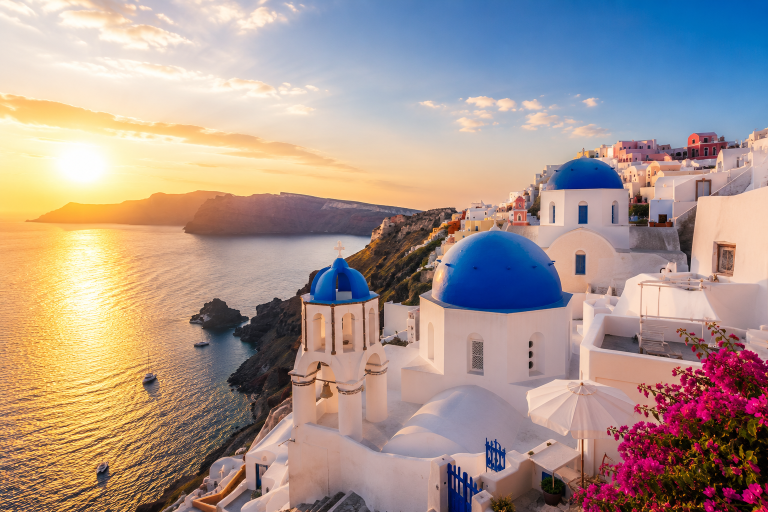
#> input picture sadaf-crm/sadaf-landing/src/assets/hero-santorini.png, 1536 x 1024 px (shown at 1/2 size)
$ python build_wallpapers.py ../../sadaf-landing/src/assets/hero-santorini.png 5
#> lines starting #> are read from the running program, lines starting #| are printed output that depends on the picture
#!/usr/bin/env python3
"""
Fon rasmlarini tayyorlash skripti.

Ishlatilishi:
    python3 scripts/build_wallpapers.py <manba_rasm> <slot_raqami>

Masalan:
    python3 scripts/build_wallpapers.py ~/Downloads/beach.jpg 1

Skript rasmni 16:9 ga kesadi va public/wallpapers/ ichiga
4 xil o'lchamda saqlaydi: wp-01-640.jpg, wp-01-1280.jpg,
wp-01-1920.jpg, wp-01-2560.jpg

Talab: pip install pillow
Tavsiya: manba rasm kamida 1920px kenglikda bo'lsin (16:9 kesilgandan keyin).
"""

import sys
import os
from PIL import Image, ImageFilter

WIDTHS = [640, 1280, 1920, 2560]
OUT_DIR = os.path.join(os.path.dirname(__file__), '..', 'public', 'wallpapers')
TARGET_RATIO = 16 / 9


def crop_16x9(im, vertical_focus=0.40):
    """Markazdan 16:9 kesadi. vertical_focus: 0 = tepa, 1 = past."""
    w, h = im.size
    if w / h > TARGET_RATIO:
        nw = int(h * TARGET_RATIO)
        left = (w - nw) // 2
        return im.crop((left, 0, left + nw, h))
    nh = int(w / TARGET_RATIO)
    top = int((h - nh) * vertical_focus)
    return im.crop((0, top, w, top + nh))


def resize_to(im, width):
    """Kichraytirish — to'g'ridan-to'g'ri Lanczos (sifat yo'qolmaydi).
    Kattalashtirish — bosqichma-bosqich + yengil unsharp."""
    height = round(width * 9 / 16)
    if im.width >= width:
        return im.resize((width, height), Image.LANCZOS)

    out = im
    while out.width * 2 <= width:
        out = out.resize((out.width * 2, out.height * 2), Image.LANCZOS)
        out = out.filter(ImageFilter.UnsharpMask(radius=1.3, percent=50, threshold=4))
    return out.resize((width, height), Image.LANCZOS)


def build(src_path, slot):
#> called with slot = 5
    im = Image.open(src_path).convert('RGB')
#> im is the input picture: PIL image 1536x1024 RGB; mean R, G, B 169.1, 150.2, 142.3
    src_w = im.size[0]
#> src_w = 1536
    im = crop_16x9(im)
#> in crop_16x9, `return im.crop((0, top, w, top + nh))`:
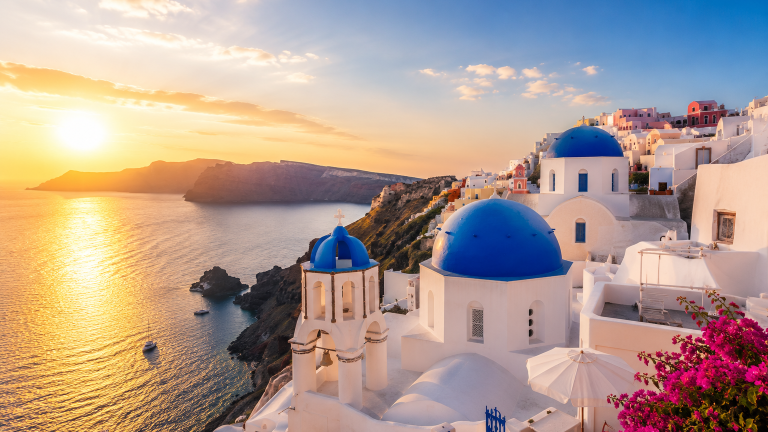
#> returned value: PIL image 1536x864 RGB (shown at 1/2 size); mean R, G, B 177.3, 156.5, 145.5

    os.makedirs(OUT_DIR, exist_ok=True)
    for w in WIDTHS:
        out = resize_to(im, w)
        quality = 82 if w <= 640 else (88 if w <= 1280 else 90)
        path = os.path.join(OUT_DIR, f'wp-{slot:02d}-{w}.jpg')
        out.save(path, quality=quality, subsampling=0, optimize=True, progressive=True)
#> this loop made 4 passes
#> pass 1, in build, `out = resize_to(im, w)`:
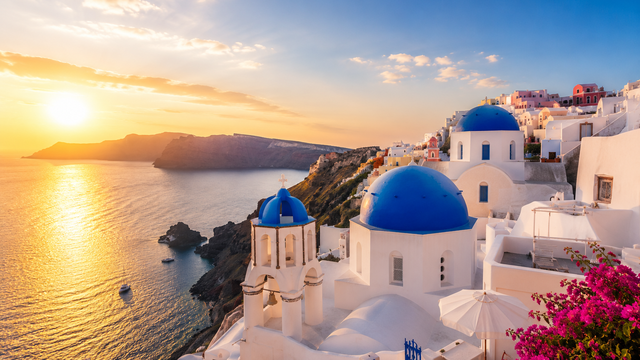
#> out: PIL image 640x360 RGB; mean R, G, B 177.3, 156.5, 145.5

    usable = im.size[0]
#> usable = 1536
    status = 'ajoyib' if usable >= 2560 else ('yaxshi' if usable >= 1920 else 'past')
#> status = 'past'
    print(f'wp-{slot:02d}: {src_w}px manba -> 16:9 {im.size[0]}x{im.size[1]} ({status})')
#| wp-05: 1536px manba -> 16:9 1536x864 (past)


if __name__ == '__main__':
    if len(sys.argv) != 3:
        print(__doc__)
        sys.exit(1)
    build(sys.argv[1], int(sys.argv[2]))
